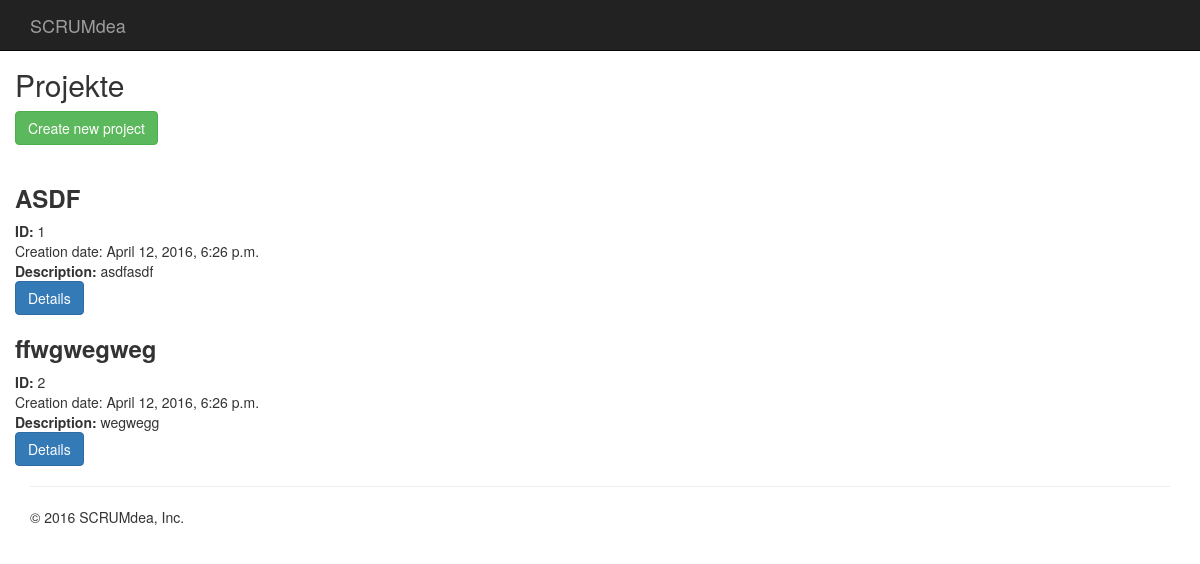
/projects/, run on the app's committed database.
### scrumdea/models.py (models this page shows, shortened)
class Project(models.Model):
    name = models.CharField(max_length=100)
    description = models.TextField()
    creation_date = timezone.now()
    finishing_date = models.DateTimeField(null=True)
    visible = models.BooleanField(default=True)

### scrumdea/views.py (the view)
# urls.py: url(r'^projects/$', views.ProjectList.as_view(), name='project_list'),
class ProjectList(View):
    def get(self, request):
        projects = src_models.Project.objects.all()
        context = {
            "projects": projects
        }
        return render(request, "scrumdea/project/project-list.html", context)

### scrumdea/templates/scrumdea/project/project-list.html (shortened to what this page needs)
{% extends "scrumdea/base.html" %}
{% block content %}
    <h2>Projekte</h2>
    <a href=""> <button type="button" class="btn btn-success">Create new project</button></a>
    <p> <br></p>
    {% for project in projects %}
        <h3><strong>{{ project.name }} </strong></h3>
        <strong>ID:</strong> {{ project.id }}<br/>
        <stron>Creation date:</stron> {{ project.creation_date }}<br/>
        <strong>Description: </strong>{{ project.description }}<br/>
        <a href=""> <button type="button" class="btn btn-primary">Details</button></a>
    {% endfor %}
{% endblock %}

### data on the page
Project: name "ASDF", id "1", creation_date "April 12, 2016, 6:26 p.m.", description "asdfasdf"
Project: name "ffwgwegweg", id "2", creation_date "April 12, 2016, 6:26 p.m.", description "wegwegg"
